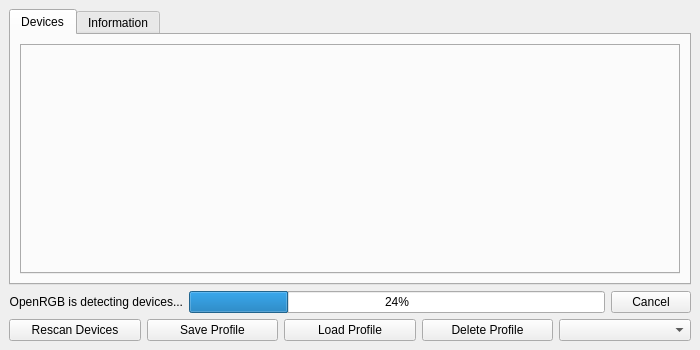
<?xml version="1.0" encoding="UTF-8"?>
<ui version="4.0">
 <class>OpenRGBDialog2Ui</class>
 <widget class="QMainWindow" name="OpenRGBDialog2Ui">
  <property name="geometry">
   <rect>
    <x>0</x>
    <y>0</y>
    <width>700</width>
    <height>350</height>
   </rect>
  </property>
  <property name="windowTitle">
   <string>OpenRGB</string>
  </property>
  <widget class="QWidget" name="centralWidget">
   <layout class="QGridLayout" name="gridLayout">
    <item row="2" column="0" colspan="5">
     <widget class="QTabWidget" name="MainTabBar">
      <property name="tabShape">
       <enum>QTabWidget::Rounded</enum>
      </property>
      <property name="currentIndex">
       <number>0</number>
      </property>
      <property name="iconSize">
       <size>
        <width>20</width>
        <height>20</height>
       </size>
      </property>
      <widget class="QWidget" name="TabDevices">
       <attribute name="title">
        <string>Devices</string>
       </attribute>
       <layout class="QGridLayout" name="gridLayout_3">
        <item row="1" column="0">
         <widget class="QTabWidget" name="DevicesTabBar">
          <property name="tabPosition">
           <enum>QTabWidget::West</enum>
          </property>
         </widget>
        </item>
       </layout>
      </widget>
      <widget class="QWidget" name="TabInformation">
       <attribute name="title">
        <string>Information</string>
       </attribute>
       <layout class="QGridLayout" name="gridLayout_2">
        <item row="0" column="0">
         <widget class="QTabWidget" name="InformationTabBar">
          <property name="tabPosition">
           <enum>QTabWidget::West</enum>
          </property>
          <property name="currentIndex">
           <number>-1</number>
          </property>
         </widget>
        </item>
       </layout>
      </widget>
     </widget>
    </item>
    <item row="7" column="0" rowspan="2" colspan="5">
     <layout class="QHBoxLayout" name="MainButtonsLayout">
      <item>
       <widget class="QPushButton" name="ButtonRescanDevices">
        <property name="text">
         <string>Rescan Devices</string>
        </property>
       </widget>
      </item>
      <item>
       <widget class="QPushButton" name="ButtonSaveProfile">
        <property name="text">
         <string>Save Profile</string>
        </property>
       </widget>
      </item>
      <item>
       <widget class="QPushButton" name="ButtonLoadProfile">
        <property name="text">
         <string>Load Profile</string>
        </property>
       </widget>
      </item>
      <item>
       <widget class="QPushButton" name="ButtonDeleteProfile">
        <property name="text">
         <string>Delete Profile</string>
        </property>
       </widget>
      </item>
      <item>
       <widget class="QComboBox" name="ProfileBox"/>
      </item>
     </layout>
    </item>
    <item row="4" column="0" rowspan="3" colspan="5">
     <layout class="QHBoxLayout" name="DetectorLayout">
      <item>
       <widget class="QLabel" name="DetectionProgressLabel">
        <property name="text">
         <string>OpenRGB is detecting devices...</string>
        </property>
        <property name="alignment">
         <set>Qt::AlignRight|Qt::AlignTrailing|Qt::AlignVCenter</set>
        </property>
       </widget>
      </item>
      <item>
       <widget class="QProgressBar" name="DetectionProgressBar">
        <property name="value">
         <number>24</number>
        </property>
       </widget>
      </item>
      <item>
       <widget class="QPushButton" name="ButtonStopDetection">
        <property name="text">
         <string>Cancel</string>
        </property>
       </widget>
      </item>
     </layout>
    </item>
   </layout>
  </widget>
 </widget>
 <resources/>
 <connections/>
</ui>
